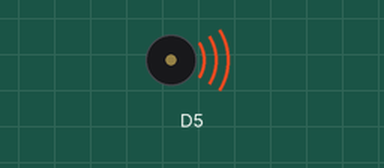
Recording of a program running on a simulated CircuitPython board. Parts: buzzer (waves = sounding).

Above: at 0.2 s.
Timing chart, 0 to 9.1 s (numbered marks = the images above):
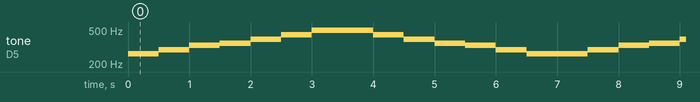

The program:

tone_simplio.py
```python
import board
import simpleio

# Define pin connected to piezo buzzer.
PIEZO_PIN = board.D5

# Define a list of tones/music notes to play.
TONE_FREQ = [ 262,  # C4
              294,  # D4
              330,  # E4
              349,  # F4
              392,  # G4
              440,  # A4
              494 ] # B4


# Main loop will go through each tone in order up and down.
while True:
    # Play tones going from start to end of list.
    for i in range(len(TONE_FREQ)):
        simpleio.tone(PIEZO_PIN, TONE_FREQ[i], duration=0.5)
    # Then play tones going from end to start of list.
    for i in range(len(TONE_FREQ)-1, -1, -1):
        simpleio.tone(PIEZO_PIN, TONE_FREQ[i], duration=0.5)
```

Measured:
- by itself, tone on D5: repeats every 7.0 s: 294 Hz 0.50 s, 330 Hz 0.50 s, 349 Hz 0.50 s, 392 Hz 0.50 s, 440 Hz 0.50 s, 494 Hz 1.0 s, 440 Hz 0.50 s, 392 Hz 0.50 s, 349 Hz 0.50 s, 330 Hz 0.50 s, 294 Hz 0.50 s, 262 Hz 1.0 s
